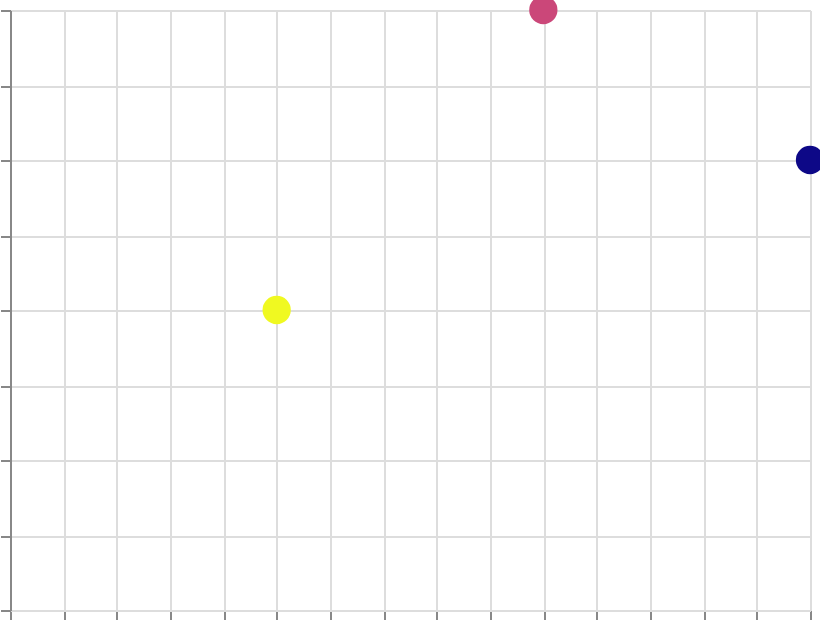

Here is the Vega-Lite specification saved for this chart:
### Vega specification from a JSON file in a GitHub repository (floating-point values rounded to 4 significant figures)
{"$schema": "https://vega.github.io/schema/vega/v6.json", "width": 400, "height": 300, "padding": 5, "autosize": "none", "data": [{"name": "table", "values": [{"x": 1, "y": 2, "val": 10}, {"x": 2, "y": 4, "val": 50}, {"x": 3, "y": 3, "val": 90}]}], "scales": [{"name": "x", "type": "linear", "domain": {"data": "table", "field": "x"}, "range": "width", "nice": true}, {"name": "y", "type": "linear", "domain": {"data": "table", "field": "y"}, "range": [{"signal": "height"}, 0], "nice": true}, {"name": "color", "type": "sequential", "domain": {"data": "table", "field": "val"}, "scheme": "plasma", "reverse": true}], "marks": [{"type": "symbol", "from": {"data": "table"}, "encode": {"update": {"x": {"scale": "x", "field": "x"}, "y": {"scale": "y", "field": "y"}, "size": {"value": 200}, "fill": {"scale": "color", "field": "val"}}}}], "axes": [{"scale": "x", "orient": "bottom", "grid": true, "labels": false}, {"scale": "y", "orient": "left", "grid": true, "labels": false}], "legends": [{"fill": "color"}]}
